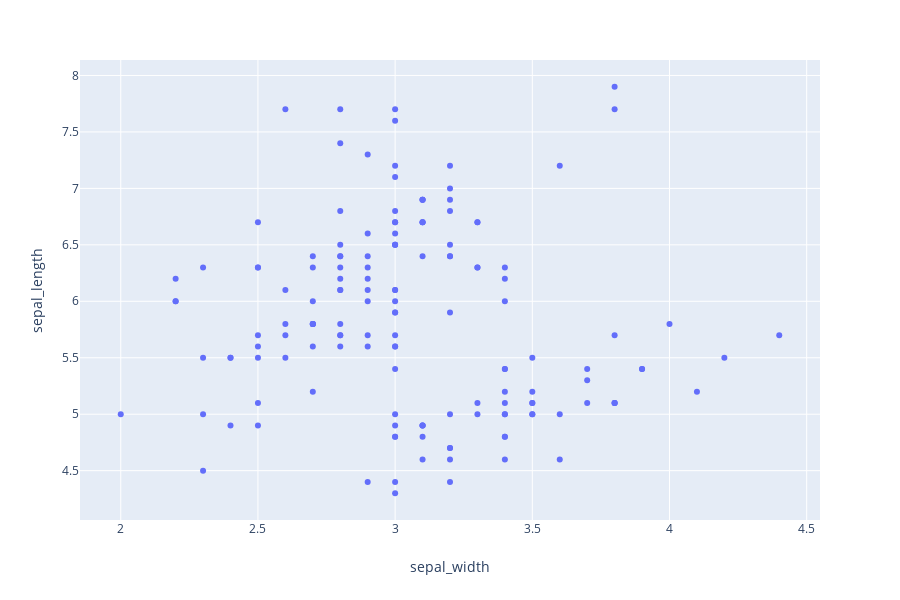

The notebook cell saved with this chart:
### Code cell
px.scatter(iris, x="sepal_width", y="sepal_length")

### Figure 1 — Plotly figure (JSON) as saved in the notebook; plotly's stock layout.template omitted (floating-point values rounded to 4 significant figures; data arrays with more than 128 entries replaced by an {"elided": "..."} marker saying what was removed)
{"data": [{"hoverlabel": {"namelength": 0}, "hovertemplate": "sepal_width=%{x}<br>sepal_length=%{y}", "legendgroup": "", "marker": {"color": "#636efa", "symbol": "circle"}, "mode": "markers", "name": "", "showlegend": false, "type": "scatter", "uid": "fb8d3328-baae-46e4-af9f-97ea036e7de4", "x": {"elided": "150 float values"}, "xaxis": "x", "y": {"elided": "150 float values"}, "yaxis": "y"}], "layout": {"grid": {"xaxes": ["x"], "xgap": 0.1, "xside": "bottom", "yaxes": ["y"], "ygap": 0.1, "yside": "left"}, "height": 600, "legend": {"tracegroupgap": 0}, "margin": {"t": 60}, "xaxis": {"title": {"text": "sepal_width"}}, "yaxis": {"title": {"text": "sepal_length"}}}}
